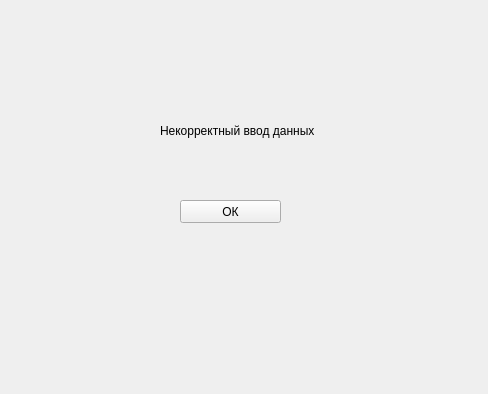
<?xml version="1.0" encoding="UTF-8"?>
<ui version="4.0">
 <class>Form</class>
 <widget class="QWidget" name="Form">
  <property name="geometry">
   <rect>
    <x>0</x>
    <y>0</y>
    <width>488</width>
    <height>394</height>
   </rect>
  </property>
  <property name="windowTitle">
   <string>Form</string>
  </property>
  <widget class="QLabel" name="label">
   <property name="geometry">
    <rect>
     <x>160</x>
     <y>120</y>
     <width>161</width>
     <height>21</height>
    </rect>
   </property>
   <property name="text">
    <string>Некорректный ввод данных</string>
   </property>
  </widget>
  <widget class="QPushButton" name="pushButton">
   <property name="geometry">
    <rect>
     <x>180</x>
     <y>200</y>
     <width>101</width>
     <height>23</height>
    </rect>
   </property>
   <property name="text">
    <string>ОК</string>
   </property>
  </widget>
 </widget>
 <resources/>
 <connections/>
</ui>
